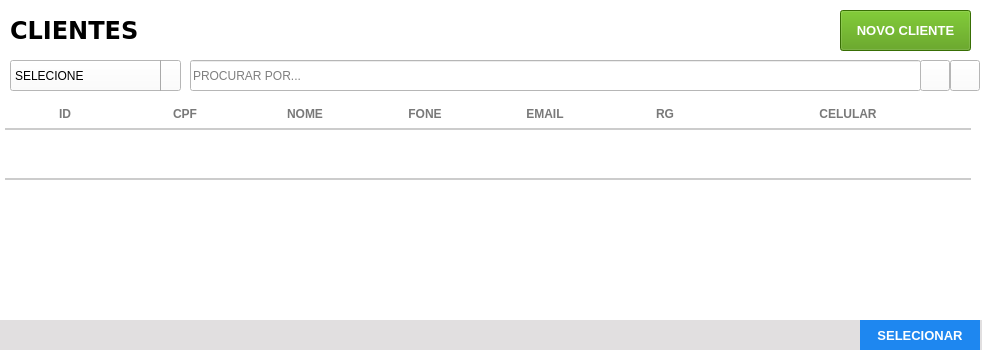
<?xml version="1.0" encoding="UTF-8"?>
<ui version="4.0">
 <class>Frame</class>
 <widget class="QFrame" name="Frame">
  <property name="geometry">
   <rect>
    <x>0</x>
    <y>0</y>
    <width>982</width>
    <height>354</height>
   </rect>
  </property>
  <property name="windowTitle">
   <string>Lista de Clientes</string>
  </property>
  <property name="styleSheet">
   <string notr="true">background: #FFF;</string>
  </property>
  <widget class="QFrame" name="fr_titulo_clientes">
   <property name="geometry">
    <rect>
     <x>0</x>
     <y>0</y>
     <width>981</width>
     <height>60</height>
    </rect>
   </property>
   <property name="styleSheet">
    <string notr="true"/>
   </property>
   <widget class="QLabel" name="lb_tituloClientes_2">
    <property name="geometry">
     <rect>
      <x>10</x>
      <y>15</y>
      <width>200</width>
      <height>30</height>
     </rect>
    </property>
    <property name="font">
     <font>
      <family>DejaVu Sans</family>
      <pointsize>18</pointsize>
      <weight>75</weight>
      <bold>true</bold>
     </font>
    </property>
    <property name="styleSheet">
     <string notr="true">color: rgb(0, 0, 0)</string>
    </property>
    <property name="text">
     <string>CLIENTES</string>
    </property>
   </widget>
   <widget class="QPushButton" name="bt_inserir">
    <property name="geometry">
     <rect>
      <x>840</x>
      <y>10</y>
      <width>131</width>
      <height>41</height>
     </rect>
    </property>
    <property name="font">
     <font>
      <family>Tahoma</family>
      <pointsize>10</pointsize>
      <weight>75</weight>
      <bold>true</bold>
     </font>
    </property>
    <property name="cursor">
     <cursorShape>PointingHandCursor</cursorShape>
    </property>
    <property name="focusPolicy">
     <enum>Qt::NoFocus</enum>
    </property>
    <property name="contextMenuPolicy">
     <enum>Qt::ActionsContextMenu</enum>
    </property>
    <property name="styleSheet">
     <string notr="true">QPushButton {
	background-color: rgb(78, 154, 6);
color: #FFF
 }
QPushButton:hover{
	background-color: #40a286
}</string>
    </property>
    <property name="text">
     <string>NOVO CLIENTE</string>
    </property>
    <property name="iconSize">
     <size>
      <width>75</width>
      <height>35</height>
     </size>
    </property>
   </widget>
  </widget>
  <widget class="QTableWidget" name="tb_clientes">
   <property name="geometry">
    <rect>
     <x>0</x>
     <y>100</y>
     <width>971</width>
     <height>211</height>
    </rect>
   </property>
   <property name="cursor" stdset="0">
    <cursorShape>PointingHandCursor</cursorShape>
   </property>
   <property name="focusPolicy">
    <enum>Qt::WheelFocus</enum>
   </property>
   <property name="styleSheet">
    <string notr="true">QTableView{
color: #797979;
font-weight: bold;
font-size: 13px;
background: #FFF;
padding: 0 0 0 5px;
}
QHeaderView:section{
background: #FFF;
padding: 5px 0 ;
font-size: 12px;
font-family: &quot;Arial&quot;;
font-weight: bold;
color: #797979;
border: none;
border-bottom: 2px solid #CCC;
text-transform: uppercase
}
QTableView::item {
border-bottom: 2px solid #CCC;
padding: 2px;
}

</string>
   </property>
   <property name="frameShape">
    <enum>QFrame::NoFrame</enum>
   </property>
   <property name="frameShadow">
    <enum>QFrame::Plain</enum>
   </property>
   <property name="autoScrollMargin">
    <number>20</number>
   </property>
   <property name="editTriggers">
    <set>QAbstractItemView::NoEditTriggers</set>
   </property>
   <property name="selectionMode">
    <enum>QAbstractItemView::NoSelection</enum>
   </property>
   <property name="selectionBehavior">
    <enum>QAbstractItemView::SelectRows</enum>
   </property>
   <property name="showGrid">
    <bool>false</bool>
   </property>
   <property name="gridStyle">
    <enum>Qt::NoPen</enum>
   </property>
   <property name="wordWrap">
    <bool>false</bool>
   </property>
   <property name="rowCount">
    <number>1</number>
   </property>
   <attribute name="horizontalHeaderDefaultSectionSize">
    <number>120</number>
   </attribute>
   <attribute name="horizontalHeaderHighlightSections">
    <bool>false</bool>
   </attribute>
   <attribute name="horizontalHeaderStretchLastSection">
    <bool>true</bool>
   </attribute>
   <attribute name="verticalHeaderVisible">
    <bool>false</bool>
   </attribute>
   <attribute name="verticalHeaderMinimumSectionSize">
    <number>20</number>
   </attribute>
   <attribute name="verticalHeaderDefaultSectionSize">
    <number>50</number>
   </attribute>
   <row>
    <property name="text">
     <string>1</string>
    </property>
   </row>
   <column>
    <property name="text">
     <string>ID</string>
    </property>
   </column>
   <column>
    <property name="text">
     <string>CPF</string>
    </property>
   </column>
   <column>
    <property name="text">
     <string>NOME</string>
    </property>
   </column>
   <column>
    <property name="text">
     <string>FONE</string>
    </property>
   </column>
   <column>
    <property name="text">
     <string>EMAIL</string>
    </property>
   </column>
   <column>
    <property name="text">
     <string>RG</string>
    </property>
   </column>
   <column>
    <property name="text">
     <string>CELULAR</string>
    </property>
   </column>
  </widget>
  <widget class="QFrame" name="fr_botoes">
   <property name="geometry">
    <rect>
     <x>0</x>
     <y>320</y>
     <width>991</width>
     <height>30</height>
    </rect>
   </property>
   <property name="styleSheet">
    <string notr="true">background:#E1DFE0;
border: none;</string>
   </property>
   <widget class="QPushButton" name="bt_selecionar">
    <property name="geometry">
     <rect>
      <x>860</x>
      <y>0</y>
      <width>120</width>
      <height>30</height>
     </rect>
    </property>
    <property name="font">
     <font>
      <pointsize>10</pointsize>
      <weight>75</weight>
      <bold>true</bold>
     </font>
    </property>
    <property name="cursor">
     <cursorShape>PointingHandCursor</cursorShape>
    </property>
    <property name="focusPolicy">
     <enum>Qt::NoFocus</enum>
    </property>
    <property name="contextMenuPolicy">
     <enum>Qt::ActionsContextMenu</enum>
    </property>
    <property name="styleSheet">
     <string notr="true">QPushButton {
background-color: #1E87F0;
color: #FFF
 }
QPushButton:hover{
background-color: #40a286
}</string>
    </property>
    <property name="text">
     <string>SELECIONAR</string>
    </property>
    <property name="iconSize">
     <size>
      <width>75</width>
      <height>35</height>
     </size>
    </property>
   </widget>
  </widget>
  <widget class="QPushButton" name="bt_refresh">
   <property name="geometry">
    <rect>
     <x>950</x>
     <y>60</y>
     <width>30</width>
     <height>31</height>
    </rect>
   </property>
   <property name="font">
    <font>
     <family>Arial</family>
    </font>
   </property>
   <property name="cursor">
    <cursorShape>PointingHandCursor</cursorShape>
   </property>
   <property name="focusPolicy">
    <enum>Qt::NoFocus</enum>
   </property>
   <property name="contextMenuPolicy">
    <enum>Qt::NoContextMenu</enum>
   </property>
   <property name="toolTip">
    <string>ATUALIZAR TABELA</string>
   </property>
   <property name="text">
    <string/>
   </property>
   <property name="icon">
    <iconset>
     <normaloff>../Imagens/refresh.png</normaloff>../Imagens/refresh.png</iconset>
   </property>
  </widget>
  <widget class="QLineEdit" name="tx_busca">
   <property name="geometry">
    <rect>
     <x>190</x>
     <y>60</y>
     <width>731</width>
     <height>31</height>
    </rect>
   </property>
   <property name="font">
    <font>
     <family>Arial</family>
    </font>
   </property>
   <property name="focusPolicy">
    <enum>Qt::ClickFocus</enum>
   </property>
   <property name="styleSheet">
    <string notr="true">QLineEdit {
color: #000
}
</string>
   </property>
   <property name="placeholderText">
    <string>PROCURAR POR...</string>
   </property>
  </widget>
  <widget class="QComboBox" name="cb_clientes">
   <property name="geometry">
    <rect>
     <x>10</x>
     <y>60</y>
     <width>171</width>
     <height>31</height>
    </rect>
   </property>
   <property name="focusPolicy">
    <enum>Qt::StrongFocus</enum>
   </property>
   <property name="styleSheet">
    <string notr="true">QComboBox{
background: #fff;
color: #000;
font: 13px &quot;Arial&quot; ;
text-transform: uppercase
}
QComboBox:Focus {
border: 1px solid red;
}
 QComboBox::drop-down {
     subcontrol-origin: padding;
     subcontrol-position: top right;
     width: 25px;
     border-left-width: 1px;
     border-left-color: darkgray;
     border-left-style: solid; /* just a single line */
     border-top-right-radius: 3px; /* same radius as the QComboBox */
     border-bottom-right-radius: 3px;
 }
QComboBox::down-arrow {
     image: url(&quot;Imagens/down.png&quot;);
 }
</string>
   </property>
   <item>
    <property name="text">
     <string>SELECIONE</string>
    </property>
   </item>
  </widget>
  <widget class="QPushButton" name="bt_busca">
   <property name="geometry">
    <rect>
     <x>920</x>
     <y>60</y>
     <width>30</width>
     <height>31</height>
    </rect>
   </property>
   <property name="font">
    <font>
     <family>Arial</family>
    </font>
   </property>
   <property name="cursor">
    <cursorShape>PointingHandCursor</cursorShape>
   </property>
   <property name="focusPolicy">
    <enum>Qt::NoFocus</enum>
   </property>
   <property name="contextMenuPolicy">
    <enum>Qt::NoContextMenu</enum>
   </property>
   <property name="toolTip">
    <string>BUSCAR</string>
   </property>
   <property name="text">
    <string/>
   </property>
   <property name="icon">
    <iconset>
     <normaloff>../Imagens/search.png</normaloff>../Imagens/search.png</iconset>
   </property>
  </widget>
 </widget>
 <resources/>
 <connections/>
</ui>
